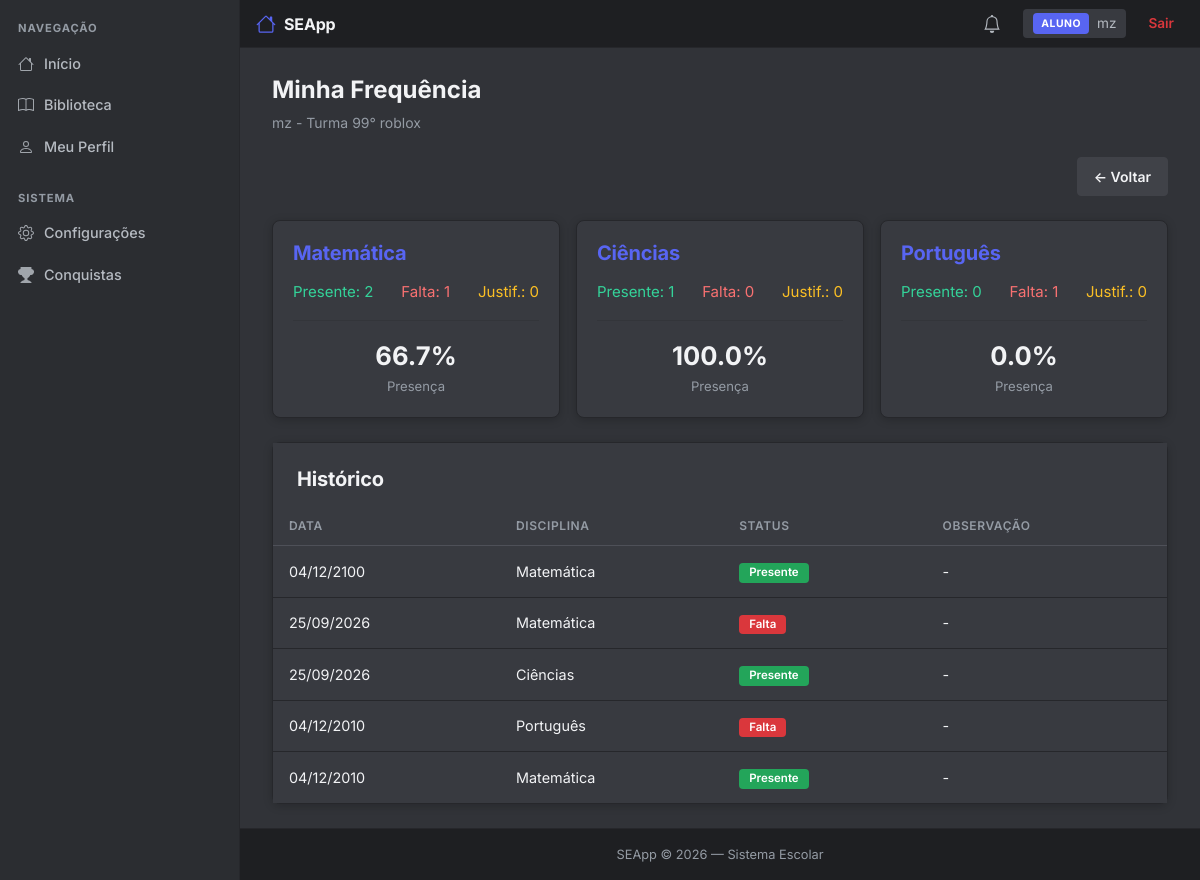
The page /frequencia/minha (signed in) on the database its author committed.
### app/models/usuario.py (models this page shows, shortened)
class Usuario(db.Model):
    __tablename__ = 'usuarios'
    id = db.Column(db.Integer, primary_key=True)
    nome = db.Column(db.String(100), nullable=False)
    email = db.Column(db.String(120), unique=True, nullable=False)
    senha = db.Column(db.String(255), nullable=False)
    tipo = db.Column(db.String(20), nullable=False, default='aluno')
    foto = db.Column(db.String(200), nullable=True)
    criado_em = db.Column(db.DateTime, default=datetime.utcnow)
    @property
    def senha_criptografada(self):
        return self.senha

### app/models/aluno.py (models this page shows, shortened)
class Aluno(db.Model):
    __tablename__ = 'alunos'
    id = db.Column(db.Integer, primary_key=True)
    usuario_id = db.Column(db.Integer, db.ForeignKey('usuarios.id'), unique=True, nullable=False)
    matricula = db.Column(db.String(50), unique=True, nullable=False)
    data_nascimento = db.Column(db.Date, nullable=True)
    serie = db.Column(db.String(20), nullable=True)
    turma = db.Column(db.String(20), nullable=True)
    telefone = db.Column(db.String(20), nullable=True)
    responsaveis = db.Column(db.Text, nullable=True)  # JSON string
    notas = db.Column(db.Text, nullable=True)  # JSON string
    usuario = db.relationship('Usuario', backref='aluno_rel', uselist=False, lazy=True)

### app/models/frequencia.py (models this page shows, shortened)
class Frequencia(db.Model):
    __tablename__ = 'frequencias'
    id = db.Column(db.Integer, primary_key=True)
    aluno_id = db.Column(db.Integer, db.ForeignKey('alunos.id'), nullable=False)
    professor_id = db.Column(db.Integer, db.ForeignKey('professores.id'), nullable=True)
    disciplina = db.Column(db.String(100), nullable=False)
    data = db.Column(db.Date, nullable=False)
    status = db.Column(db.String(20), nullable=False, default='presente')  # presente, falta, justificada
    observacao = db.Column(db.String(255), nullable=True)
    criada_em = db.Column(db.DateTime, default=datetime.utcnow)
    aluno = db.relationship('Aluno', backref='frequencias', lazy=True)
    professor = db.relationship('Professor', backref='frequencias', lazy=True)

### app/routes/frequencia.py (the view)
@frequencia_bp.route("/frequencia/minha")
def minha_frequencia():
    if 'usuario_id' not in session:
        return redirect(url_for('auth.login'))
    if not is_aluno():
        flash("Acesso negado.", "danger")
        return redirect(url_for('dashboard.index'))
    usuario_id = session.get('usuario_id')
    aluno = Aluno.query.filter_by(usuario_id=usuario_id).first()
    if not aluno:
        flash("Aluno não encontrado.", "danger")
        return redirect(url_for('dashboard.index'))
    frequencias = Frequencia.query.filter_by(aluno_id=aluno.id).order_by(Frequencia.data.desc()).all()
    disciplinas = {}
    for f in frequencias:
        if f.disciplina not in disciplinas:
            disciplinas[f.disciplina] = {"presente": 0, "falta": 0, "justificada": 0}
        disciplinas[f.disciplina][f.status] += 1
    for d, stats in disciplinas.items():
        total = stats["presente"] + stats["falta"] + stats["justificada"]
        stats["total"] = total
        stats["percentual"] = round((stats["presente"] / total) * 100, 1) if total > 0 else 0
    return render_template(
        "frequencia/minha_frequencia.html",
        aluno=aluno,
        frequencias=frequencias,
        disciplinas=disciplinas
    )

### app/routes/frequencia.py (called while the page is built)
def is_aluno():
    return session.get("tipo") == "aluno"

### templates/frequencia/minha_frequencia.html (shortened to what this page needs)
{% extends 'base.html' %}
{% block content %}
<div class="page-title">Minha Frequência</div>
<div class="page-subtitle">{{ aluno.usuario.nome if aluno.usuario else '' }} - Turma {{ aluno.turma or '-' }}</div>
<div class="d-flex justify-content-end mb-4">
    <a href="{{ url_for('dashboard.index') }}" class="btn btn-secondary">← Voltar</a>
</div>
<div class="row g-3 mb-4">
    {% for d, stats in disciplinas.items() %}
    <div class="col-md-4">
        <div class="card">
            <div class="card-body">
                <h5 class="fw-bold" style="color: var(--primary);">{{ d }}</h5>
                <div class="d-flex justify-content-between mt-3">
                    <span style="color: #34D399;">Presente: {{ stats.presente }}</span>
                    <span style="color: #F87171;">Falta: {{ stats.falta }}</span>
                    <span style="color: #FBBF24;">Justif.: {{ stats.justificada }}</span>
                </div>
                <hr style="border-color: var(--border);">
                <div class="text-center">
                    <div class="fw-bold" style="color: var(--text); font-size: 1.6rem;">{{ stats.percentual }}%</div>
                    <small style="color: var(--text-3);">Presença</small>
                </div>
            </div>
        </div>
    </div>
    {% endfor %}
</div>
{% if frequencias %}
<div class="card">
    <div class="card-body p-0">
        <h5 class="fw-bold p-4 pb-2" style="color: var(--text);">Histórico</h5>
        <div class="table-responsive">
            <table class="table mb-0">
                <thead>
                    <tr>
                        <th>Data</th>
                        <th>Disciplina</th>
                        <th>Status</th>
                        <th>Observação</th>
                    </tr>
                </thead>
                <tbody>
                    {% for f in frequencias %}
                    <tr>
                        <td>{{ f.data.strftime('%d/%m/%Y') }}</td>
                        <td>{{ f.disciplina }}</td>
                        <td>
                            {% if f.status == 'presente' %}
                                <span class="badge bg-success">Presente</span>
                            {% elif f.status == 'falta' %}
                                <span class="badge bg-danger">Falta</span>
                            {% else %}
                                <span class="badge bg-warning text-dark">Justificada</span>
                            {% endif %}
                        </td>
                        <td>{{ f.observacao or '-' }}</td>
                    </tr>
                    {% endfor %}
                </tbody>
            </table>
        </div>
    </div>
</div>
{% endif %}
{% endblock %}

### templates/components/topbar.html (shortened to what this page needs)
<header class="topbar">
    <a class="topbar-brand" href="{{ url_for('dashboard.index') }}">
        SEApp
    </a>
    <div class="topbar-right">
        <a href="{{ url_for('notificacoes.listar') }}" id="sinoNotificacoes" style="position: relative; display: flex; align-items: center; padding: 6px 10px; border-radius: 4px; color: var(--text-2);" onmouseover="this.style.background='var(--surface)'" onmouseout="this.style.background='transparent'">
        </a>
        <div class="topbar-user">
            <span class="topbar-badge {% if session.get('tipo') in ['admin','diretor'] %}badge-admin{% else %}badge-aluno{% endif %}">
                {{ session.get("tipo", "").upper() }}
            </span>
            <span>{{ session["usuario"] }}</span>
        </div>
        <a href="{{ url_for('auth.logout') }}" class="topbar-logout">Sair</a>
    </div>
</header>

### static/css/style.css (style rules this page uses)
:root { --bg: #313338; --bg-sidebar: #2B2D31; --bg-nav: #1E1F22; --surface: #383A40; --surface-hover: #404248; --border: #26272B; --border-2: #4E5058; --text: #F2F3F5; --text-2: #B5BAC1; --text-3: #949BA4; --primary: #5865F2; --primary-hover: #4752C4; --success: #23A55A; --success-hover: #1E8F4C; --danger: #DA373C; --danger-hover: #A12828; --warning: #F0B232; --warning-hover: #D89E2A; --radius: 8px; --radius-sm: 4px; --shadow: 0 2px 10px rgba(0,0,0,0.2); --shadow-lg: 0 8px 24px rgba(0,0,0,0.4); }
* { margin: 0; padding: 0; box-sizing: border-box; }
html, body { height: 100%; background: var(--bg); }
body { background: var(--bg); color: var(--text); font-family: "Inter", -apple-system, BlinkMacSystemFont, "Segoe UI", Roboto, sans-serif; font-size: 15px; line-height: 1.5; min-height: 100vh; display: flex; flex-direction: column; -webkit-font-smoothing: antialiased; }
.topbar { background: var(--bg-nav); border-bottom: 1px solid var(--border); padding: 8px 16px; display: flex; align-items: center; justify-content: space-between; flex-shrink: 0; height: 48px; }
.topbar-brand { font-size: 1rem; font-weight: 700; color: var(--text); letter-spacing: -0.01em; display: flex; align-items: center; gap: 8px; }
.topbar-right { display: flex; align-items: center; gap: 12px; }
.topbar-user { display: flex; align-items: center; gap: 8px; padding: 4px 10px; border-radius: var(--radius-sm); background: var(--surface); font-size: 0.85rem; color: var(--text-2); }
.topbar-badge { font-size: 0.65rem; font-weight: 700; padding: 3px 8px; border-radius: 4px; letter-spacing: 0.05em; }
.badge-aluno { background: var(--primary); color: white; }
.topbar-logout { color: var(--danger); font-size: 0.85rem; font-weight: 600; padding: 4px 10px; border-radius: var(--radius-sm); transition: background 0.1s; }
h1, h2, h3, h4, h5, h6 { color: var(--text); font-weight: 700; letter-spacing: -0.01em; }
a { text-decoration: none; color: var(--primary); transition: color 0.15s; }
.page-title { font-size: 1.5rem; font-weight: 700; color: var(--text); margin-bottom: 4px; }
.page-subtitle { color: var(--text-3); font-size: 0.875rem; margin-bottom: 24px; }
.card { background: var(--surface); border: 1px solid var(--border); border-radius: var(--radius); box-shadow: var(--shadow); }
.card-body { padding: 20px; }
.btn { font-size: 0.875rem; font-weight: 600; padding: 8px 16px; border-radius: var(--radius-sm); transition: background 0.15s; border: 1px solid transparent; display: inline-flex; align-items: center; justify-content: center; gap: 6px; --bs-btn-focus-box-shadow: none !important; --bs-btn-active-shadow: none !important; }
.btn-secondary { background: var(--surface-hover); border-color: var(--surface-hover); color: var(--text); }
.table { color: var(--text) !important; --bs-table-bg: transparent; --bs-table-border-color: var(--border); margin-bottom: 0; border-collapse: separate; border-spacing: 0; }
.table thead th { background: var(--surface) !important; color: var(--text-3) !important; font-size: 0.75rem; font-weight: 600; text-transform: uppercase; letter-spacing: 0.05em; border-bottom: 1px solid var(--border-2) !important; border-top: none !important; padding: 10px 16px; text-align: left; }
.table tbody td { background: transparent !important; color: var(--text) !important; border-bottom: 1px solid var(--border) !important; padding: 14px 16px; font-size: 0.9rem; vertical-align: middle; }
.table tbody tr:last-child td { border-bottom: none !important; }
.card .card-body.p-0, .card .table-responsive { background: var(--surface); }
.card .table tbody td, .card .table tbody tr { background: var(--surface) !important; }
.table tbody td { color: var(--text) !important; }
.badge { font-size: 0.72rem; font-weight: 600; padding: 4px 10px; border-radius: 4px; }
.bg-success { background: var(--success) !important; color: white !important; }
.bg-danger { background: var(--danger) !important; color: white !important; }
.row.g-3 { --bs-gutter-x: 1rem; --bs-gutter-y: 1rem; }
.btn, .btn-primary, .btn-success, .btn-danger, .btn-warning, .btn-secondary, .btn-outline-secondary { --bs-btn-focus-box-shadow: none !important; --bs-btn-active-shadow: none !important; box-shadow: none !important; outline: none !important; }
.btn { -webkit-tap-highlight-color: transparent; }
a, button { -webkit-tap-highlight-color: transparent; }

### rows shown on the page
Usuario: get "ALUNO", usuario "mz"
Aluno: turma "99° roblox"
Frequencia: disciplina "Matemática", presente "2", falta "1", justificada "0", percentual "66.7", data "04/12/2100", status "Presente", observacao "-"
Frequencia: disciplina "Ciências", presente "1", falta "0", justificada "0", percentual "100.0", data "25/09/2026", status "Presente", observacao "-"
Frequencia: disciplina "Português", presente "0", falta "1", justificada "0", percentual "0.0", data "04/12/2010", status "Falta", observacao "-"
Frequencia: data "25/09/2026", disciplina "Matemática", status "Falta", observacao "-"
Frequencia: data "04/12/2010", disciplina "Matemática", status "Presente", observacao "-"

### other values the page prints
{{ session["usuario"] }} "mz"
